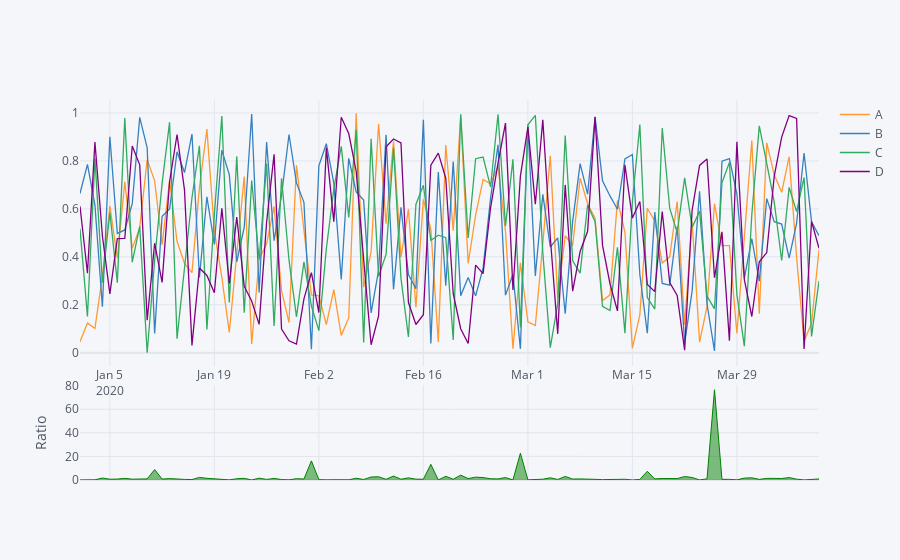

Notebook code for this chart:
### Markdown cell above
<hr>

##  8) Ratio Plots()

### Code cell
df1.iplot(kind='ratio')
